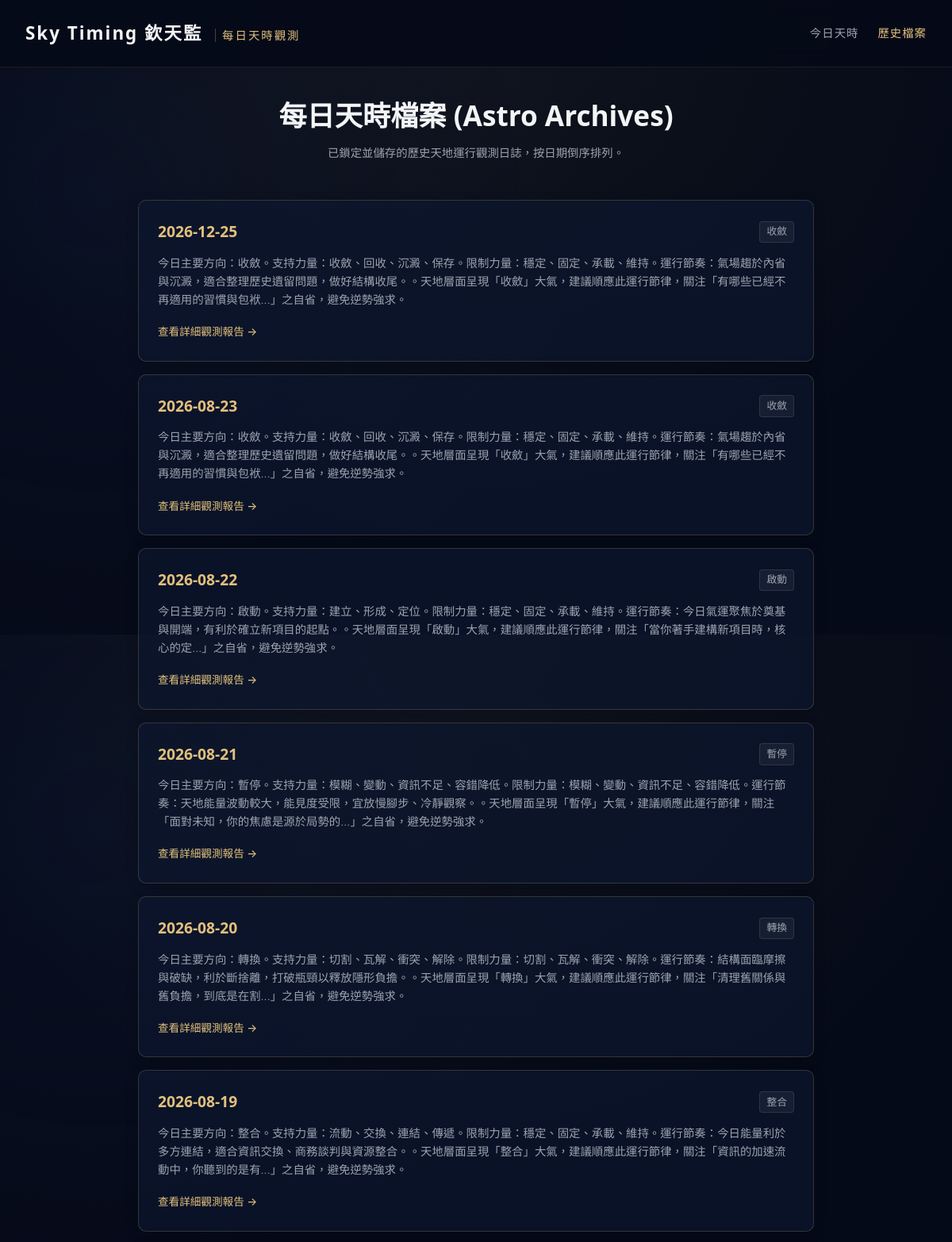
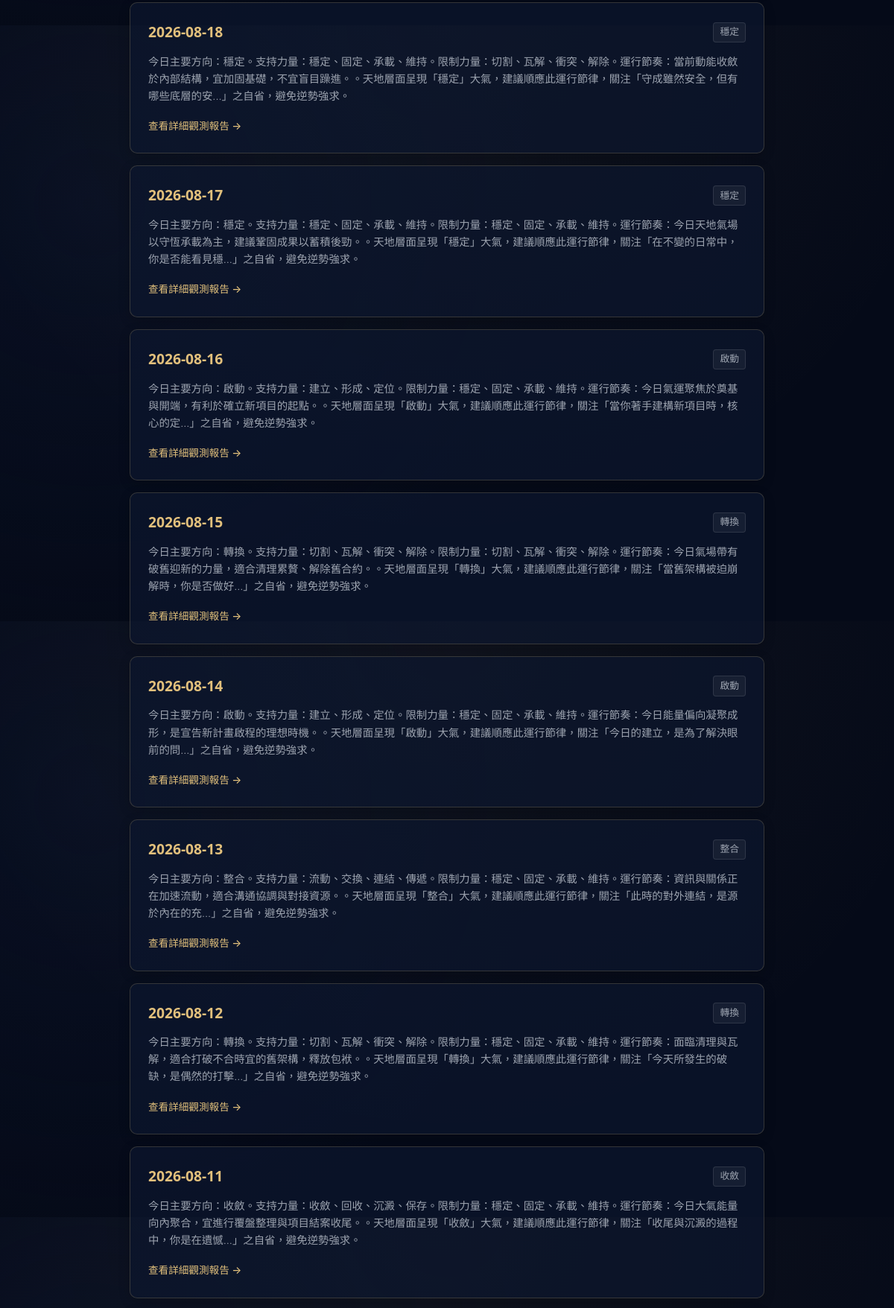
Page /archive (upper part) on the committed database (2 pictures, top to bottom).
### tables this page shows
CREATE TABLE daily_states (
            id INTEGER PRIMARY KEY AUTOINCREMENT,
            date TEXT NOT NULL,
            timezone TEXT NOT NULL,
            city TEXT NOT NULL,
            raw_timing_data TEXT NOT NULL,
            semantic_vectors TEXT NOT NULL,
            primary_force TEXT NOT NULL,
            secondary_force TEXT NOT NULL,
            constraint_force TEXT NOT NULL,
            daily_rhythm TEXT NOT NULL,
            daily_summary TEXT NOT NULL,
            reflection_question TEXT NOT NULL,
            created_at TEXT NOT NULL,
            UNIQUE(date, timezone, city)
        );

### app.py (the view)
@app.get("/archive", response_class=HTMLResponse)
def read_archive(request: Request):
    states = get_all_daily_states()
    return templates.TemplateResponse(request=request, name="archive.html", context={"request": request, "states": states})

### templates/archive.html (shortened to what this page needs)
<!DOCTYPE html>
<html lang="zh-TW">
<head>
    <link rel="stylesheet" href="/static/style.css">
</head>
<body>
    <header class="app-header">
        <div class="logo">Sky Timing 欽天監 <span>每日天時觀測</span></div>
        <nav class="app-nav">
            <a href="/">今日天時</a>
            <a href="/archive" class="active">歷史檔案</a>
        </nav>
    </header>
    <main class="container">
        <section class="archive-header">
            <h1>每日天時檔案 (Astro Archives)</h1>
            <p class="section-desc">已鎖定並儲存的歷史天地運行觀測日誌，按日期倒序排列。</p>
        </section>
        <section class="archive-list-container">
            {% if states %}
                {% for st in states %}
                <div class="archive-item-card">
                    <div class="archive-date-row">
                        <span class="archive-date gold-text">{{ st.date }}</span>
                        <span class="archive-rhythm-badge">{{ st.daily_rhythm }}</span>
                    </div>
                    <p class="archive-summary">{{ st.daily_summary }}</p>
                    <a href="/date/{{ st.date }}" class="btn-text-gold">查看詳細觀測報告 →</a>
                </div>
                {% endfor %}
            {% else %}
                <div class="card empty-card">
                    <p>目前尚無歷史檔案記錄。請先在前台查詢或自動生成特定日期天時。</p>
                </div>
            {% endif %}
        </section>
    </main>
</body>
</html>

### static/style.css (style rules this page uses)
:root { --bg-dark: #050A18; --bg-card: rgba(13, 23, 49, 0.65); --gold: #E2C07C; --gold-hover: #D4AF37; --gold-border: rgba(226, 192, 124, 0.2); --gold-border-bright: rgba(226, 192, 124, 0.4); --text-primary: #F3F4F6; --text-secondary: #9CA3AF; --text-muted: #6B7280; --font-serif: 'STHeitiTC-Light', 'Microsoft JhengHei Light', 'PingFang TC', system-ui, -apple-system, sans-serif; --font-sans: 'STHeitiTC-Light', 'Microsoft JhengHei Light', 'PingFang TC', 'Inter', 'Outfit', system-ui, -apple-system, sans-serif; --green-accent: #34D399; --red-accent: #F87171; }
* { box-sizing: border-box; margin: 0; padding: 0; }
body { background-color: var(--bg-dark); background-image: radial-gradient(circle at 50% 0%, rgba(226, 192, 124, 0.05) 0%, transparent 70%), radial-gradient(circle at 10% 30%, rgba(13, 23, 49, 0.4) 0%, transparent 50%); color: var(--text-primary); font-family: var(--font-sans); font-weight: 300; line-height: 1.6; -webkit-font-smoothing: antialiased; padding-bottom: 2rem; }
.app-header { display: flex; justify-content: space-between; align-items: center; padding: 1.5rem 2rem; border-bottom: 1px solid rgba(226, 192, 124, 0.1); background: rgba(5, 10, 24, 0.85); backdrop-filter: blur(12px); position: sticky; top: 0; z-index: 100; }
.logo { font-family: var(--font-serif); font-size: 1.4rem; font-weight: 700; color: var(--text-primary); letter-spacing: 2px; }
.logo span { font-family: var(--font-sans); font-size: 0.9rem; font-weight: 300; color: var(--gold); margin-left: 0.5rem; border-left: 1px solid rgba(226, 192, 124, 0.3); padding-left: 0.5rem; }
.app-nav { display: flex; gap: 1.5rem; }
.app-nav a { color: var(--text-secondary); text-decoration: none; font-size: 0.9rem; letter-spacing: 1px; transition: color 0.3s; font-weight: 500; }
.app-nav a:hover, .app-nav a.active { color: var(--gold); }
.container { max-width: 900px; margin: 2rem auto; padding: 0 1.5rem; }
.gold-text { color: var(--gold); font-weight: 600; }
.section-desc { font-size: 0.9rem; color: var(--text-secondary); margin-bottom: 1.5rem; }
.archive-header { text-align: center; margin-bottom: 3rem; }
.archive-header h1 { font-family: var(--font-serif); font-size: 2.2rem; margin-bottom: 0.5rem; }
.archive-item-card { background: var(--bg-card); border: 1px solid var(--gold-border); border-radius: 10px; padding: 1.5rem; margin-bottom: 1rem; box-shadow: 0 4px 15px rgba(0, 0, 0, 0.2); transition: border-color 0.3s; }
.archive-date-row { display: flex; justify-content: space-between; align-items: center; margin-bottom: 0.75rem; }
.archive-date { font-family: var(--font-serif); font-size: 1.2rem; font-weight: 700; }
.archive-rhythm-badge { font-size: 0.8rem; background: rgba(255, 255, 255, 0.05); border: 1px solid rgba(255, 255, 255, 0.1); color: var(--text-secondary); padding: 0.15rem 0.5rem; border-radius: 4px; }
.archive-summary { font-size: 0.9rem; color: var(--text-secondary); margin-bottom: 1rem; line-height: 1.6; }
.btn-text-gold { color: var(--gold); text-decoration: none; font-size: 0.85rem; font-weight: 500; transition: color 0.3s; }

### rows in the picture
daily_states: date "2026-12-25", daily_rhythm "收斂", daily_summary "今日主要方向：收斂。支持力量：收斂、回收、沉澱、保存。限制力量：穩定、固定、承載、維持。運行節奏：氣場趨於內省與沉澱，適合整理歷史遺留問題，做好結構收尾。。天地層面呈現「收斂」大氣，建議順應此運行節律，關注「有哪些已經不再適用的習慣與包袱...」之自省，避免逆勢強求。"
daily_states: date "2026-08-23", daily_rhythm "收斂", daily_summary "今日主要方向：收斂。支持力量：收斂、回收、沉澱、保存。限制力量：穩定、固定、承載、維持。運行節奏：氣場趨於內省與沉澱，適合整理歷史遺留問題，做好結構收尾。。天地層面呈現「收斂」大氣，建議順應此運行節律，關注「有哪些已經不再適用的習慣與包袱...」之自省，避免逆勢強求。"
daily_states: date "2026-08-22", daily_rhythm "啟動", daily_summary "今日主要方向：啟動。支持力量：建立、形成、定位。限制力量：穩定、固定、承載、維持。運行節奏：今日氣運聚焦於奠基與開端，有利於確立新項目的起點。。天地層面呈現「啟動」大氣，建議順應此運行節律，關注「當你著手建構新項目時，核心的定...」之自省，避免逆勢強求。"
daily_states: date "2026-08-21", daily_rhythm "暫停", daily_summary "今日主要方向：暫停。支持力量：模糊、變動、資訊不足、容錯降低。限制力量：模糊、變動、資訊不足、容錯降低。運行節奏：天地能量波動較大，能見度受限，宜放慢腳步、冷靜觀察。。天地層面呈現「暫停」大氣，建議順應此運行節律，關注「面對未知，你的焦慮是源於局勢的...」之自省，避免逆勢強求。"
daily_states: date "2026-08-20", daily_rhythm "轉換", daily_summary "今日主要方向：轉換。支持力量：切割、瓦解、衝突、解除。限制力量：切割、瓦解、衝突、解除。運行節奏：結構面臨摩擦與破缺，利於斷捨離，打破瓶頸以釋放隱形負擔。。天地層面呈現「轉換」大氣，建議順應此運行節律，關注「清理舊關係與舊負擔，到底是在割...」之自省，避免逆勢強求。"
daily_states: date "2026-08-19", daily_rhythm "整合", daily_summary "今日主要方向：整合。支持力量：流動、交換、連結、傳遞。限制力量：穩定、固定、承載、維持。運行節奏：今日能量利於多方連結，適合資訊交換、商務談判與資源整合。。天地層面呈現「整合」大氣，建議順應此運行節律，關注「資訊的加速流動中，你聽到的是有...」之自省，避免逆勢強求。"
daily_states: date "2026-08-18", daily_rhythm "穩定", daily_summary "今日主要方向：穩定。支持力量：穩定、固定、承載、維持。限制力量：切割、瓦解、衝突、解除。運行節奏：當前動能收斂於內部結構，宜加固基礎，不宜盲目躁進。。天地層面呈現「穩定」大氣，建議順應此運行節律，關注「守成雖然安全，但有哪些底層的安...」之自省，避免逆勢強求。"
daily_states: date "2026-08-17", daily_rhythm "穩定", daily_summary "今日主要方向：穩定。支持力量：穩定、固定、承載、維持。限制力量：穩定、固定、承載、維持。運行節奏：今日天地氣場以守恆承載為主，建議鞏固成果以蓄積後勁。。天地層面呈現「穩定」大氣，建議順應此運行節律，關注「在不變的日常中，你是否能看見穩...」之自省，避免逆勢強求。"
daily_states: date "2026-08-16", daily_rhythm "啟動", daily_summary "今日主要方向：啟動。支持力量：建立、形成、定位。限制力量：穩定、固定、承載、維持。運行節奏：今日氣運聚焦於奠基與開端，有利於確立新項目的起點。。天地層面呈現「啟動」大氣，建議順應此運行節律，關注「當你著手建構新項目時，核心的定...」之自省，避免逆勢強求。"
daily_states: date "2026-08-15", daily_rhythm "轉換", daily_summary "今日主要方向：轉換。支持力量：切割、瓦解、衝突、解除。限制力量：切割、瓦解、衝突、解除。運行節奏：今日氣場帶有破舊迎新的力量，適合清理累贅、解除舊合約。。天地層面呈現「轉換」大氣，建議順應此運行節律，關注「當舊架構被迫崩解時，你是否做好...」之自省，避免逆勢強求。"
daily_states: date "2026-08-14", daily_rhythm "啟動", daily_summary "今日主要方向：啟動。支持力量：建立、形成、定位。限制力量：穩定、固定、承載、維持。運行節奏：今日能量偏向凝聚成形，是宣告新計畫啟程的理想時機。。天地層面呈現「啟動」大氣，建議順應此運行節律，關注「今日的建立，是為了解決眼前的問...」之自省，避免逆勢強求。"
daily_states: date "2026-08-13", daily_rhythm "整合", daily_summary "今日主要方向：整合。支持力量：流動、交換、連結、傳遞。限制力量：穩定、固定、承載、維持。運行節奏：資訊與關係正在加速流動，適合溝通協調與對接資源。。天地層面呈現「整合」大氣，建議順應此運行節律，關注「此時的對外連結，是源於內在的充...」之自省，避免逆勢強求。"
daily_states: date "2026-08-12", daily_rhythm "轉換", daily_summary "今日主要方向：轉換。支持力量：切割、瓦解、衝突、解除。限制力量：穩定、固定、承載、維持。運行節奏：面臨清理與瓦解，適合打破不合時宜的舊架構，釋放包袱。。天地層面呈現「轉換」大氣，建議順應此運行節律，關注「今天所發生的破缺，是偶然的打擊...」之自省，避免逆勢強求。"
daily_states: date "2026-08-11", daily_rhythm "收斂", daily_summary "今日主要方向：收斂。支持力量：收斂、回收、沉澱、保存。限制力量：穩定、固定、承載、維持。運行節奏：今日大氣能量向內聚合，宜進行覆盤整理與項目結案收尾。。天地層面呈現「收斂」大氣，建議順應此運行節律，關注「收尾與沉澱的過程中，你是在遺憾...」之自省，避免逆勢強求。"
